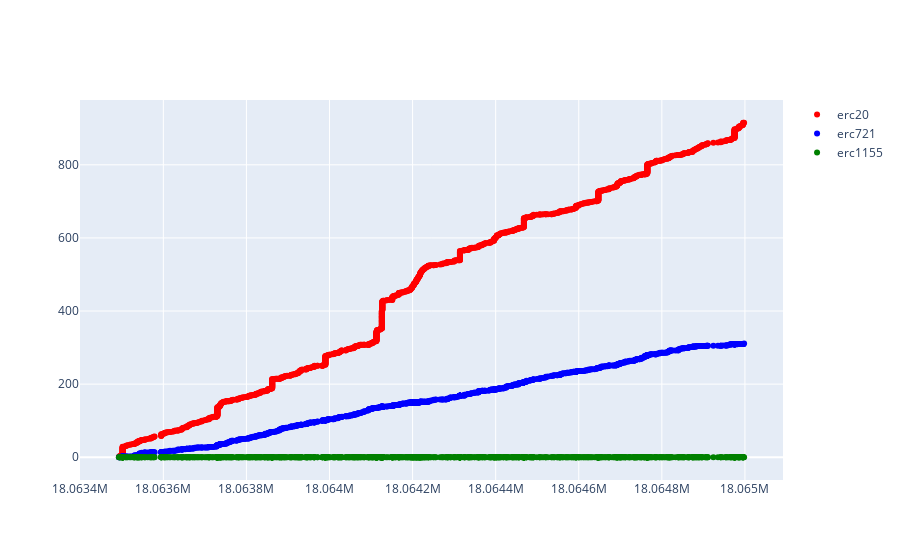

Notebook code for this chart:
### Markdown cell above
Create a plot of numbers of ERC20, ERC721 and ERC1155 deployments from block 18063600 to 1806500:

### Code cell
import plotly.express as px
import plotly.graph_objects as go
import plotly.graph_objects as go

fig = go.Figure(data=go.Scatter(
    x=blocks,
    y=kind0,
    name = "erc20",
    mode='markers',
    marker_color='red'
   
))
fig.add_trace(go.Scatter(
    x=blocks,
    y=kind1,
    name = "erc721",
    mode='markers',
    marker_color='blue'
))
fig.add_trace(go.Scatter(   
    x=blocks,
    y=kind2,
    name = "erc1155",
    mode='markers',
    marker_color='green'
))


fig.show()

### Figure 1 — Plotly figure (JSON) as saved in the notebook; plotly's stock layout.template omitted (floating-point values rounded to 4 significant figures; data arrays with more than 128 entries replaced by an {"elided": "..."} marker saying what was removed)
{"data": [{"marker": {"color": "red"}, "mode": "markers", "name": "erc20", "type": "scatter", "x": {"elided": "1226 int values"}, "y": {"elided": "1226 int values"}}, {"marker": {"color": "blue"}, "mode": "markers", "name": "erc721", "type": "scatter", "x": {"elided": "1226 int values"}, "y": {"elided": "1226 int values"}}, {"marker": {"color": "green"}, "mode": "markers", "name": "erc1155", "type": "scatter", "x": {"elided": "1226 int values"}, "y": {"elided": "1226 int values"}}], "layout": {}}
